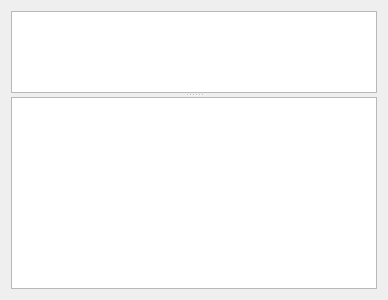
<?xml version="1.0" encoding="UTF-8"?>
<ui version="4.0">
 <class>NMediaManager::NUi::CTransformMediaFileNamesPage</class>
 <widget class="QWidget" name="NMediaManager::NUi::CTransformMediaFileNamesPage">
  <property name="geometry">
   <rect>
    <x>0</x>
    <y>0</y>
    <width>388</width>
    <height>300</height>
   </rect>
  </property>
  <property name="windowTitle">
   <string>Transform Page</string>
  </property>
  <layout class="QVBoxLayout" name="verticalLayout">
   <item>
    <widget class="QSplitter" name="vsplitter">
     <property name="orientation">
      <enum>Qt::Vertical</enum>
     </property>
     <widget class="QTreeView" name="files">
      <property name="sizePolicy">
       <sizepolicy hsizetype="Expanding" vsizetype="Expanding">
        <horstretch>0</horstretch>
        <verstretch>2</verstretch>
       </sizepolicy>
      </property>
      <property name="editTriggers">
       <set>QAbstractItemView::NoEditTriggers</set>
      </property>
      <property name="alternatingRowColors">
       <bool>true</bool>
      </property>
      <property name="sortingEnabled">
       <bool>true</bool>
      </property>
     </widget>
     <widget class="QPlainTextEdit" name="results">
      <property name="lineWrapMode">
       <enum>QPlainTextEdit::NoWrap</enum>
      </property>
      <property name="readOnly">
       <bool>true</bool>
      </property>
     </widget>
    </widget>
   </item>
  </layout>
 </widget>
 <resources/>
 <connections/>
</ui>
